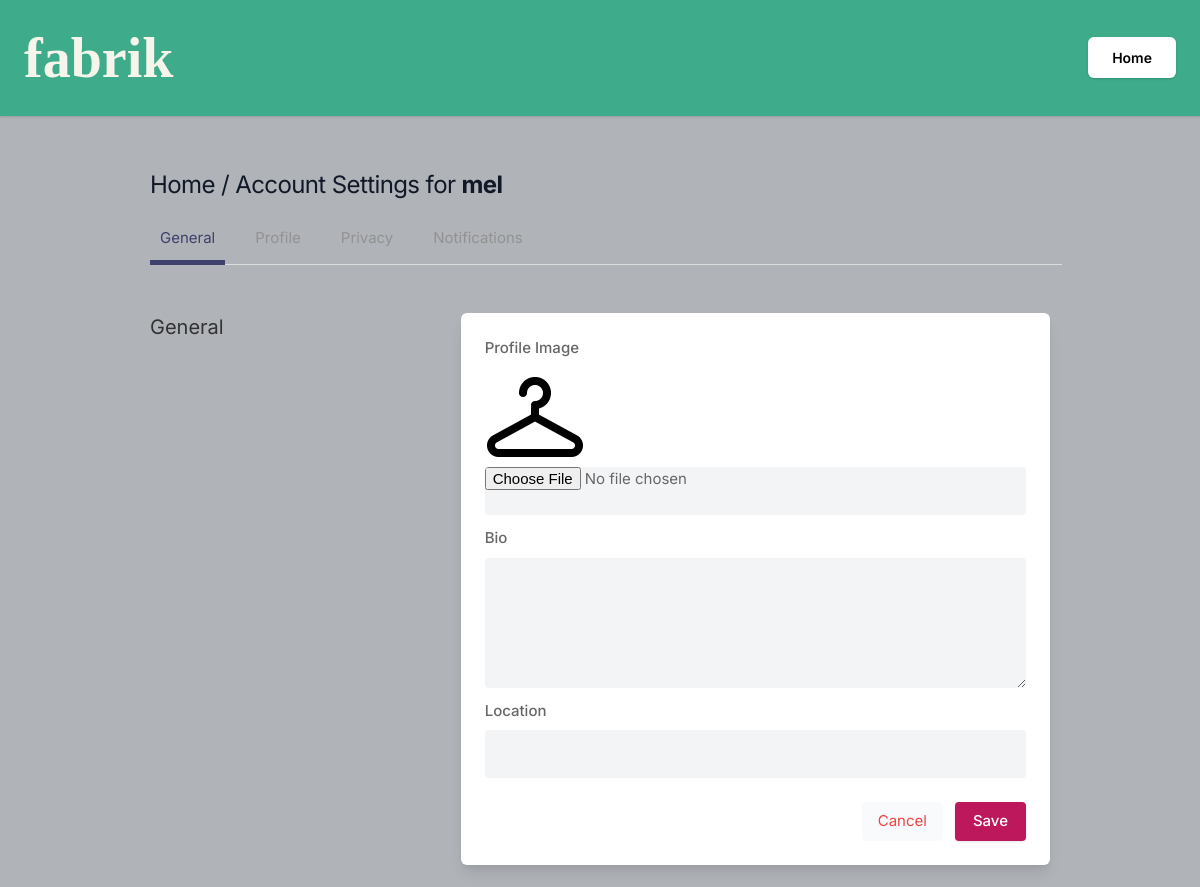
The page /settings (signed in) on the database as committed earlier.
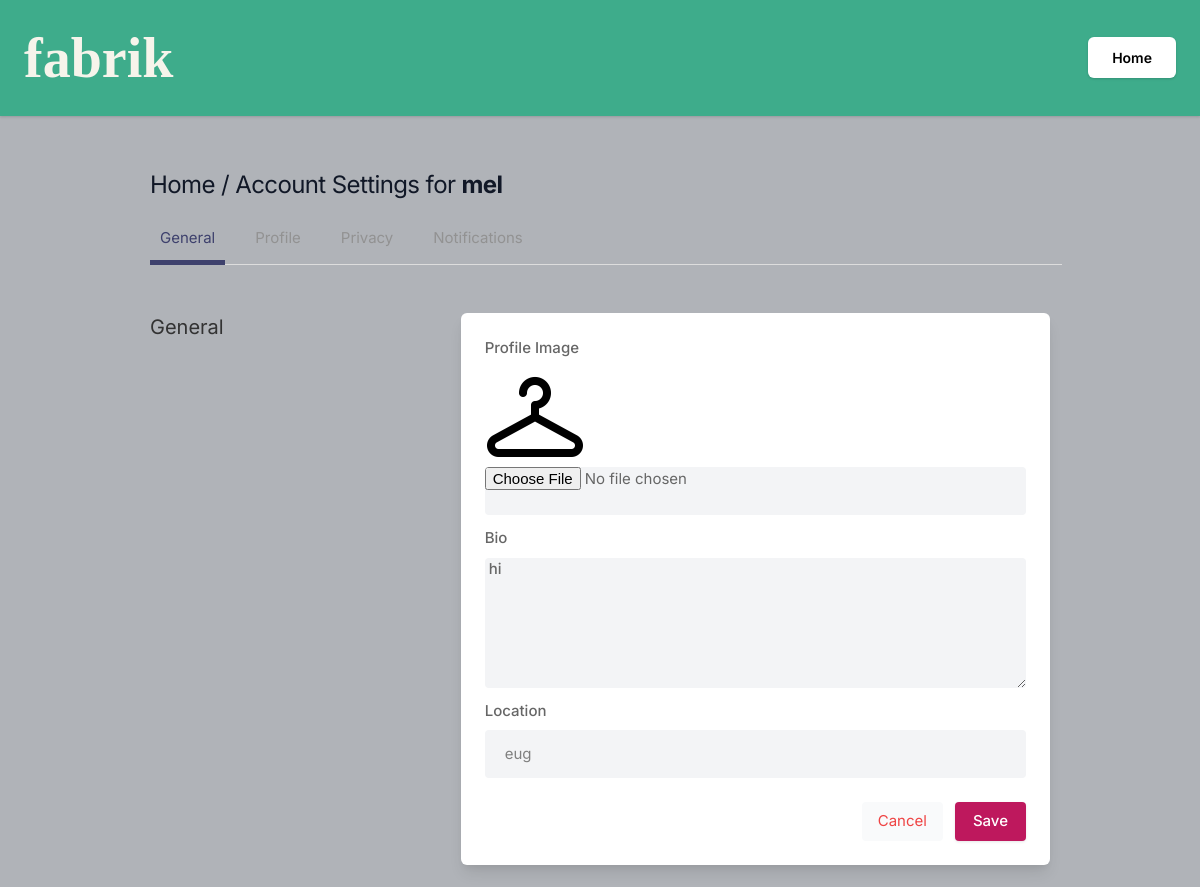
The same page on the database as committed later.
### core/models.py (models this page shows, shortened)
class Profile(models.Model):
    user = models.ForeignKey(User, on_delete=models.CASCADE)
    id_user = models.IntegerField()
    bio = models.TextField(blank=True)
    profileimg = models.ImageField(upload_to='profile_images', default='blank-profile-picture-png.wbpg')
    location = models.CharField(max_length=100, blank=True)

### core/views.py (the view, shortened to what this page needs)
# urls.py: path('settings', views.settings, name='settings'),
@login_required(login_url='signin')
def settings(request):
    user_profile = Profile.objects.get(user=request.user)
    return render(request, 'setting.html', {'user_profile': user_profile})

### templates/setting.html (shortened to what this page needs)
{% load static %}
<!DOCTYPE html>
<html lang="en">
<head>
    <link rel="stylesheet" href="{% static 'assets/css/icons.css' %}">
    <link rel="stylesheet" href="{% static 'assets/css/uikit.css' %}">
    <link rel="stylesheet" href="{% static 'assets/css/style.css' %}">
    <link rel="stylesheet" href="{% static 'assets/css/tailwind.css' %}">
</head>
<body style ="background:#f6f4ebff">
    <div id="wrapper" class="flex flex-col justify-between h-screen">
        <div class="py-4 shadow dark:bg-gray-800" style ="background:#3eac8bff">
            <div class="max-w-6xl mx-auto">
                <div class="flex items-center lg:justify-between justify-around">
                    <a href="trending.html">
                       <b><h1 style="
                        font-family: Rozha One, serif;
                        font-size: 3.5rem;
                        color: #f6f4ebff;
                        ">fabrik</h1></b>
                    </a>
                    <div class="capitalize flex font-semibold hidden lg:block my-2 space-x-3 text-center text-sm">
                        <a href="/" class="bg-white px-6 py-3 rounded-md shadow text-black">Home</a>
                    </div>
                </div>
            </div>
        </div>
            <div class="container m-auto">
                <h1 class="text-2xl leading-none text-gray-900 tracking-tight mt-3"><a href = '/'>Home</a> / Account Settings for <b> {{user.username}}</b></h1>
                <ul class="mt-5 -mr-3 flex-nowrap lg:overflow-hidden overflow-x-scroll uk-tab">
                    <li class="uk-active"><a href="#">General</a></li>
                    <li><a href="profile.html">Profile</a></li>
                    <li><a href="#">Privacy</a></li>
                    <li><a href="#">Notifications</a></li>
                </ul>
                <div class="grid lg:grid-cols-3 mt-12 gap-8">
                    <div>
                        <h3 class="text-xl mb-2"> General </h3>
                    </div>
                    <div class="bg-white rounded-md lg:shadow-lg shadow col-span-2">
                    <form action ="" method="POST" enctype="multipart/form-data">
                       <div class="grid grid-cols-2 gap-3 lg:p-6 p-4">
                            <div class="col-span-2">
                                <label for=""> Profile Image</label>
                                <img width='100' height='100' src="{{user_profile.profileimg.url}}" />
                                <input type="file" name = "image" value="" class="shadow-none bg-gray-100">
                            </div>
                            <div class="col-span-2">
                                <label for="about">Bio</label>
                                <textarea id="about" name="bio" rows="3"  class="shadow-none bg-gray-100"> {{user_profile.bio}}</textarea>
                            </div>
                            <div class="col-span-2">
                                <label for=""> Location</label>
                                <input type="text" name = "location" value="{{user_profile.location}}" class="shadow-none bg-gray-100">
                            </div>
                       </div>
                       <div class="bg-gray-10 p-6 pt-0 flex justify-end space-x-3">
                           <button class="p-2 px-4 rounded bg-gray-50 text-red-500"> <a href="/"> Cancel </a></button>
                           <button type="submit" class="button bg-blue-700"> Save </button>
                       </div>
                    </form>
                    </div>
                    </div>
                    <br>
                </div>
            </div>
</body>
</html>

### static/assets/css/style.css (style rules this page uses)
body { background-color: #B0B3B8!important; }
button { vertical-align: middle; }
span.button, button.button { background-color: #be185d; top: 0; color: #fff; position: relative; padding: 8px 18px; line-height: 22px; position: relative; font-weight: 500; font-size: 15px; display: inline-block; -webkit-transition: all 0.2s ease-in-out; transition: all 0.2s ease-in-out; cursor: pointer; overflow: hidden; border: none; border-radius: 4px; -webkit-box-shadow: 0 1px 3px rgba(0, 0, 0, 0.1); box-shadow: 0 1px 3px rgba(0, 0, 0, 0.1); }
input { height: 48px; line-height: 48px; padding: 0 20px; outline: none; font-size: 15px; color: #808080; max-width: 100%; width: 100%; -webkit-box-sizing: border-box; box-sizing: border-box; display: block; font-weight: 400; opacity: 1; border-radius: 4px; border: none; -webkit-box-shadow: 0 1px 4px 0px rgba(0, 0, 0, 0.12); box-shadow: 0 1px 4px 0px rgba(0, 0, 0, 0.12); }
input[type="text"], input[type="password"], input[type="email"], input[type="number"] { height: 48px; line-height: 48px; padding: 0 20px; outline: none; font-size: 15px; color: #808080; max-width: 100%; width: 100%; -webkit-box-sizing: border-box; box-sizing: border-box; display: block; font-weight: 400; opacity: 1; border-radius: 4px; border: none; -webkit-box-shadow: 0 1px 4px 0px rgba(0, 0, 0, 0.12); box-shadow: 0 1px 4px 0px rgba(0, 0, 0, 0.12); }
textarea { height: 48px; line-height: 48px; padding: 0 20px; outline: none; font-size: 15px; color: #808080; margin: 0 0 16px 0; max-width: 100%; width: 100%; -webkit-box-sizing: border-box; box-sizing: border-box; display: block; background-color: #fff; font-weight: 500; opacity: 1; border-radius: 4px; border: none; -webkit-box-shadow: 0 1px 4px 0px rgba(0, 0, 0, 0.12); box-shadow: 0 1px 4px 0px rgba(0, 0, 0, 0.12); }
input { -webkit-transition: all 0.1s ease-in-out; transition: all 0.1s ease-in-out; }
::placeholder { color: #808080; opacity: 1; }
textarea { height: auto; line-height: 27px; padding: 20px; min-height: 130px; -webkit-transition: none !important; transition: none !important; min-width: 100%; }
label, legend { display: block; font-weight: bold; font-size: 15px; font-weight: 500; margin-bottom: 8px; }
button { border: none; margin: 0; padding: 0; width: auto; overflow: visible; background: transparent; color: inherit; font: inherit; line-height: normal; cursor: pointer; }
a { color: #be185d; -webkit-transition: 0.3s; transition: 0.3s; outline: none !important; }
button { outline: none !important; }
img { max-width: 100%; }
body { color: #666; font-size: 15px; line-height: 27px; background-color: #f0f2f5; font-family: "Inter", sans-serif; text-transform: none; }
h1, h2, h3, h4, h5, h6 { font-family: "Inter", sans-serif; text-transform: none; }
input[type="text"], input[type="password"], input[type="email"] { font-family: "Inter", sans-serif; text-transform: none; }
textarea, select { font-family: "Inter", sans-serif; text-transform: none; }
button, body .pac-container { font-family: "Inter", sans-serif; text-transform: none; }
h1, h2, h3, h4, h5, h6 { color: #333; font-weight: 500; margin: 0; padding: 0; }
h1 { font-size: 32px; }
h3 { font-size: 22px; }
b, strong { font-weight: 700 !important; }
@media (min-width: 1024px) { .container { max-width: 900px !important; padding-top: 45px; } }
.shadow-none { -webkit-box-shadow: none !important; box-shadow: none !important; }

Rows that differ between the two databases and show on the page:
changed Profile: bio (not shown) → "hi"; location (not shown) → "eug"
